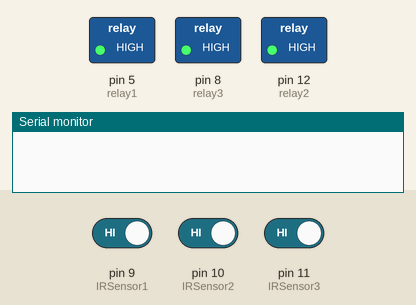
Simulated run of this sketch. Board: Arduino Uno, built with avr-gcc and run on an emulated ATmega328P. On the bench: switched loads named in the sketch (green lamp = pin HIGH), the last lines printed to the serial monitor. Dashed ring = blinking. Inputs (shaded band) come from the test bench; at power-on: pin 9 (IRSensor1) HIGH, pin 10 (IRSensor2) HIGH, pin 11 (IRSensor3) HIGH.

Above: at 1.2 s.
1.3 s: pin 9 (IRSensor1) driven LOW
At 1.6 s:
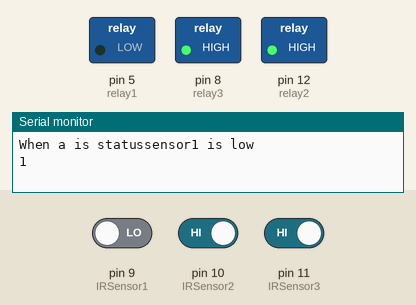
4.3 s: pin 10 (IRSensor2) driven LOW
At 5.6 s:
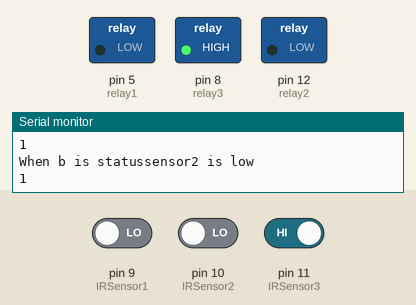
7.3 s: pin 11 (IRSensor3) driven LOW
At 9.4 s:
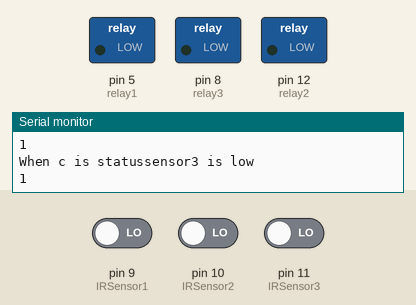
10.3 s: pin 10 (IRSensor2) driven HIGH
At 10.9 s:
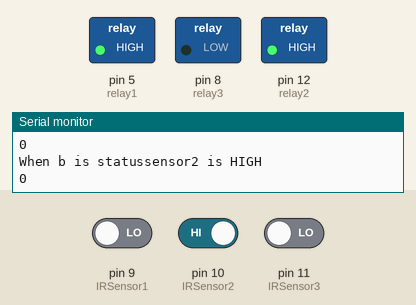
Timing chart, 0 to 17.3 s (numbered marks = the images above; inputs shaded):
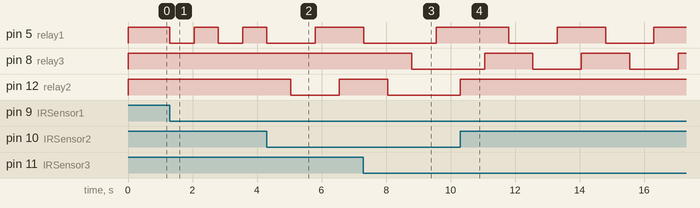

The sketch:

Arduino_bluetooth.ino
```cpp
#include <SoftwareSerial.h>
int IRSensor1 =9;
int IRSensor2 =10;
int IRSensor3=11;
int relay1=5;
int relay2=12;;
int relay3=8;
int a=0;
int b=0;
int c=0;
char value;
int TxD = 2;
int RxD = 3;
int flag=0;
int flag1=0;
int flag2=0;
SoftwareSerial bluetooth(TxD, RxD);

void setup()
{
  pinMode (IRSensor1, INPUT);
  pinMode (IRSensor2, INPUT);
  pinMode (IRSensor3, INPUT);
  pinMode(relay1, OUTPUT);
  pinMode(relay2, OUTPUT);
  pinMode(relay3, OUTPUT);
  digitalWrite(relay1,HIGH);
  digitalWrite(relay2,HIGH);
  digitalWrite(relay3,HIGH);
  Serial.begin(9600);
  bluetooth.begin(9600);
}

void loop()
{
  int statusSensor1 = digitalRead (IRSensor1);
  int statusSensor2 = digitalRead (IRSensor2);
  int statusSensor3 = digitalRead (IRSensor3);


  if (statusSensor1 == LOW)
  {
  a=1-a;
  if(a==1)
  {
  digitalWrite(relay1, LOW);
  Serial.println("When a is statussensor1 is low");
  Serial.println(a);
  flag=1;
  delay(750);
  }
  else
  {
  digitalWrite(relay1, HIGH);

  Serial.println("When a is statussensor1 is HIGH");
  Serial.println(a);
  delay(750);
  }
  }

  if (statusSensor2 == LOW)
  {
  b=1-b;
  if(b==1)
  {
  digitalWrite(relay2, LOW);

  Serial.println("When b is statussensor2 is low");
  Serial.println(b);
flag1=1;
   delay(750);
  }
  else
  {
  digitalWrite(relay2, HIGH);

  Serial.println("When b is statussensor2 is HIGH");
  Serial.println(b);
  delay(750);
  }
  }

  if (statusSensor3 == LOW)
  {
  c=1-c;
  if(c==1)
  {
  digitalWrite(relay3, LOW);
  flag2=1;
  Serial.println("When c is statussensor3 is low");
  Serial.println(c);
  delay(750);
  }
  else
  {
  digitalWrite(relay3, HIGH);

  Serial.println("When c is statussensor3 is HIGH");
  Serial.println(c);
  delay(750);
  }
  }

    if (bluetooth.available())
  {
  value = bluetooth.read();
  Serial.println(value);

  if(value == 'a' && flag==1 )
  {
    digitalWrite(relay1,HIGH);
   flag=0;
  }
  else if(value=='b' && flag==0)
  {
    digitalWrite(relay1,LOW);
    flag=1;
  }

  if(value == 'd' && flag1==1)
  {
    digitalWrite(relay2,HIGH);
    flag1=0;
  }
  else if(value=='c' && flag1==0)
  {
    digitalWrite(relay2,LOW);
    flag1=1;
  }

  if(value=='f' && flag2==1)
  {
   digitalWrite(relay3,HIGH);
   flag2=0;
  }
  else if(value=='e' && flag2==0)
  {
    digitalWrite(relay3,LOW);
    flag2=1;
  }
  }
}
```

Measured:
- after the input at 1.3 s, pin 5 (relay1): alternates HIGH for 0.75 s and LOW for 0.75 s, starting at once
- after the input at 4.3 s, pin 12 (relay2): HIGH → LOW after 0.75 s, → HIGH 1.5 s later
- after the input at 7.3 s, pin 8 (relay3): HIGH → LOW after 1.5 s; pin 12 (relay2): goes on until 8.1 s, then stays LOW
- after the input at 10.3 s, pin 12 (relay2): goes on until 10.3 s, then stays HIGH
